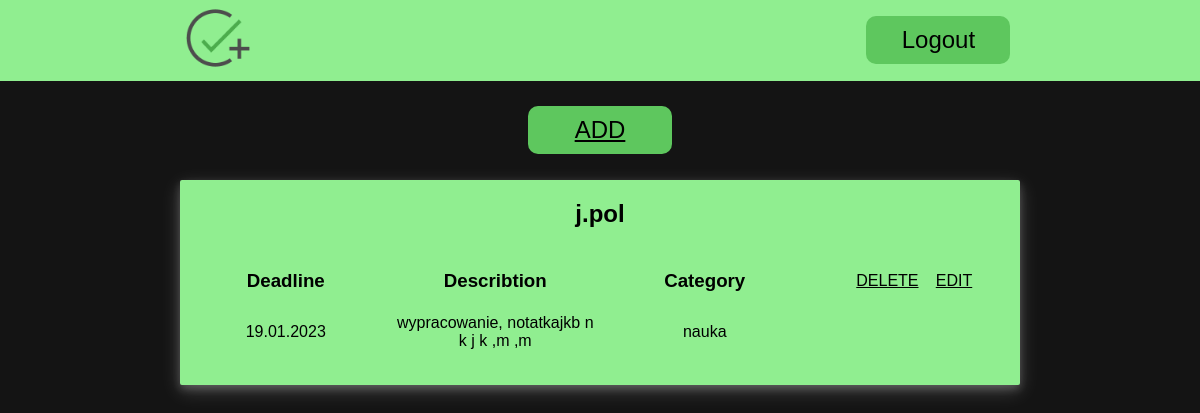
The app's page / (signed in) with its own data.
### to_do_list/models.py (models this page shows, shortened)
class Task(models.Model):
    header=models.CharField(max_length=50)
    describtion=models.TextField(null=True)
    end_date=models.DateField(null=True)
    category=models.ForeignKey(Category,null=True,on_delete=models.CASCADE,)
    user=models.ForeignKey(User,on_delete=models.CASCADE,null=True)

class Category(models.Model):
    name=models.CharField(max_length=30,null=True)
    def __str__(self):
        return self.name

### to_do_list/views.py (the view)
# urls.py: path('',index,name='index'),
def index(request):
    if  request.user in User.objects.all():
        tasks=Task.objects.filter(user=request.user)
        if tasks.exists():
            return render(request,'index.html',{'tasks':tasks})
        else:
            return render(request,'index.html')
    else:
        return render(request,'index.html')

### templates/index.html (shortened to what this page needs)
<!DOCTYPE html>
{% load static %}
<html lang="en">
<head>
    <link rel="stylesheet" href="{% static 'style.css' %}"/>
</head>
<body>
    {% block header %}
    <header>
            <a href="{% url 'index' %}"><img src="{% static 'logo.png' %}" alt="logo"/></a>
            <nav>
                {% if user.is_authenticated %}
                <a href="{% url 'logout' %}"class="menu">Logout</a>
                {% else %}
                <a href="{% url 'login' %}"class="menu">Login</a>
                <a href="{% url 'register' %}"class="menu">Register</a>
                {% endif %}
            </nav>
    </header>
{% endblock %}
<main>
{% block content %}
        {% if user.is_authenticated %}
        <a href="{% url 'new' %}" class="menu">ADD</a>
        {% for task in tasks %}
        <div class="task">
           <h2>{{task.header}}</h2>
        <table>
            <tr>
                <td><h3>Deadline</h3></tds=>
                <td><h3>Describtion</h3></td>
                <td><h3>Category</h3></td>
                <td>
                    <a href="{% url 'delete' pk=task.id %}">DELETE</a>
                    <a href="{% url 'edit' pk=task.id %}">EDIT</a>
                </td>
            </tr>
            <tr>
                <td>{{task.end_date | date:"d.m.Y" }}</td>
                <td>{{task.describtion | truncatechars:"40" }}</td>
                <td>{{task.category}}</td>
            </tr>
        </table>
        </div>
        {% endfor %}
        {% endif %}
    {% endblock %}
</main>
</body>
</html>

### static/style.css (style rules this page uses)
* { box-sizing: border-box; }
html, body { font-family:'Franklin Gothic Medium', Arial, sans-serif; margin: 0; padding: 0; height: 100%; background-color: rgb(20, 20, 20); }
a { text-decoration: none; color: white; margin: 0.4em; }
header { background-color: lightgreen; margin-bottom: 1em; display: flex; justify-content: center; gap: 50%; }
a img { width: 4em; }
nav { display: flex; align-items: center; justify-content: center; gap: 10%; }
.menu { background-color: rgb(94, 199, 94); padding: 10px; width: 6em; color:black; font-size:1.5em; text-align: center; border-radius: 10px; }
main { display: flex; justify-content: center; align-items: center; flex-direction: column; text-align: center; color:white; }
.task { width: 70%; margin-top: 1em; color: black; background-color: lightgreen; box-shadow: 0 4px 8px 0 rgba(255, 255, 255, 0.2), 0 6px 20px 0 rgba(255, 255, 255, 0.19); border-radius: 2px; padding-bottom: 2em; }
.task a, form a, main a { text-decoration: underline; color: black; }
main a { color: white; }
table { width: 100%; }
td { width: 25%; }

### records on screen
Task: header "j.pol", end_date "19.01.2023", describtion "wypracowanie, notatkajkb n k j k ,m ,m", category "nauka"
